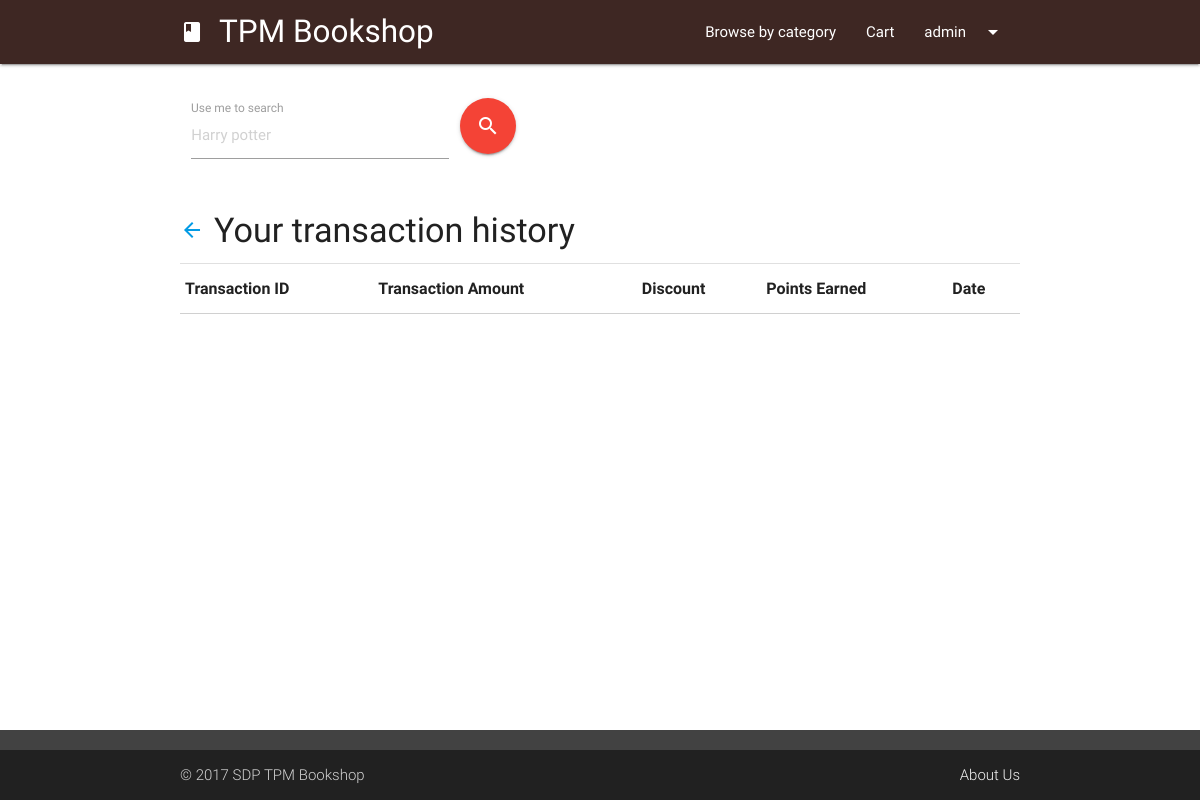
The page /transaction-more.php (signed in) on the database as committed earlier.
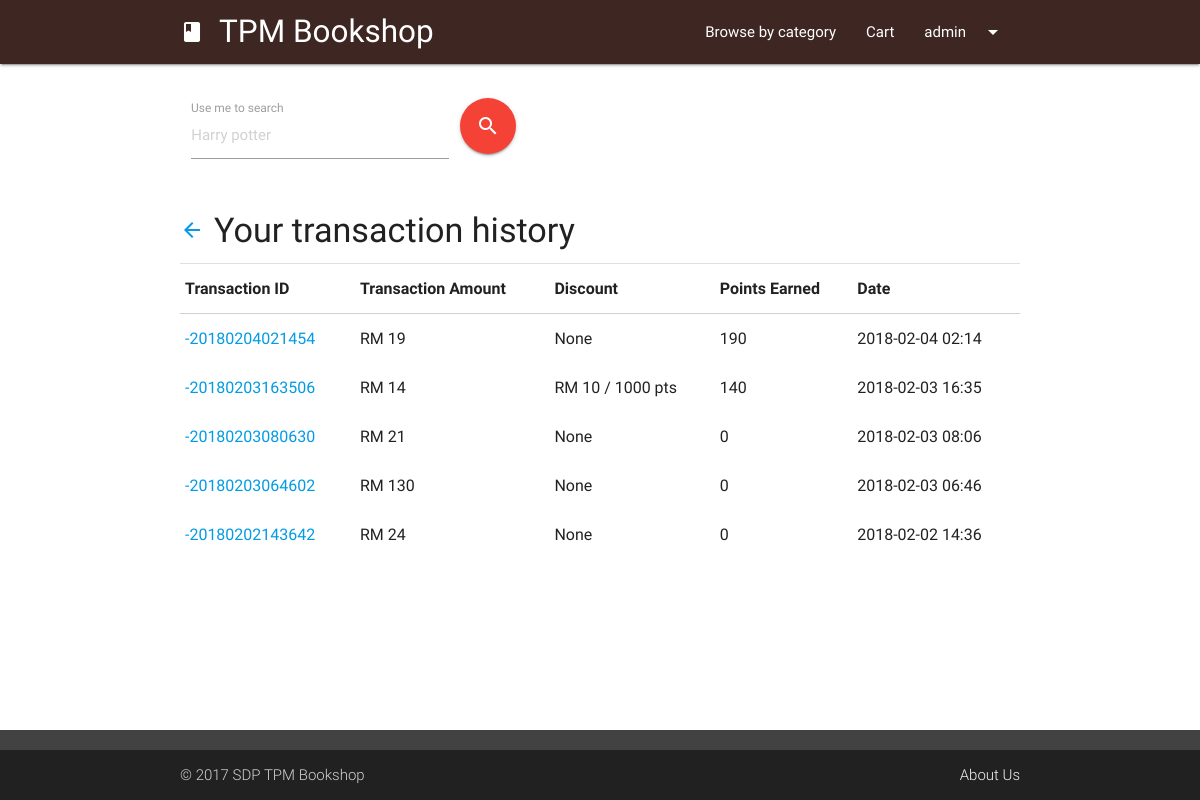
The same page on the database as committed later.
### tables this page shows
CREATE TABLE `transaction` (
  `transactionID` varchar(255) NOT NULL,
  `transactionUser` varchar(255) NOT NULL,
  `transactionTotal` int(255) NOT NULL,
  `transactionPoint` int(11) NOT NULL,
  `transactionDiscount` int(5) NOT NULL DEFAULT '0',
  `transactionCard` int(11) NOT NULL,
  `transactionDate` varchar(50) NOT NULL
);

### transaction-more.php (the view, shortened to what this page needs)
<?php session_start();
include "php/connect.php";
$currentUser = $_SESSION['tpmb-user'];
?>
<head>
	<link type="text/css" rel="stylesheet" href="css/materialize.min.css" media="screen,projection" />
	<link type="text/css" rel="stylesheet" href="css/tpmb.css" media="screen,projection" />
</head>
<body>
<?php
  include "ui/header.php";?>
  <main class="container">
    <div class="row margintop4">
			<?php include "ui/searchUI.php"; ?>
    </div>
    <h4 class="left-align col s12 m6 offset-m3 margintop4"><a role="button" onclick="history.go(-1);" style="cursor: pointer;">
			<i class="material-icons" style="margin-right:10px;">arrow_back</i></a>Your transaction history</h4>
    <div class="divider"></div>
		<table class="highlight responsive-table">
      <thead>
        <tr><th>Transaction ID</th><th>Transaction Amount</th><th>Discount</th><th>Points Earned</th><th>Date</th></tr>
      </thead>
      <tbody>
		<?php
    $userTransactionArray=mysqli_query($conn,"SELECT * FROM transaction WHERE transactionUser = '$currentUser' ORDER BY transactionDate DESC");
		while($userTransaction = mysqli_fetch_array($userTransactionArray)){
			$ti = strstr($userTransaction['transactionID'],'-2'); ?>
			<tr>
				<td><a target="_blank" href="transaction-slip.php?transID=<?php echo $ti; ?>"><?php echo $ti; ?></a></td>
				<td>RM <?php echo $userTransaction['transactionTotal']; ?></td>
				<td><?php if($userTransaction['transactionDiscount'] == 0){ echo "None"; } else {
				echo "RM " . $userTransaction['transactionDiscount'] . " / " . $userTransaction['transactionDiscount']*100 . " pts";} ?>
				</td>
				<td><?php echo $userTransaction['transactionPoint']; ?></td>
				<td><?php echo $userTransaction['transactionDate']; ?></td>
			</tr>
      <?php } ?>
      </tbody>
    </table>
  </main>
</body>

Rows that differ between the two databases and show on the page:
added transaction: transactionID "-20180204021454", transactionTotal "19", transactionDiscount "None", transactionPoint "190", transactionDate "2018-02-04 02:14"
added transaction: transactionID "-20180203163506", transactionTotal "14", transactionDiscount "10", $userTransaction['transactionDiscount']*100 "1000", transactionPoint "140", transactionDate "2018-02-03 16:35"
added transaction: transactionID "-20180203080630", transactionTotal "21", transactionDiscount "None", transactionPoint "0", transactionDate "2018-02-03 08:06"
added transaction: transactionID "-20180203064602", transactionTotal "130", transactionDiscount "None", transactionPoint "0", transactionDate "2018-02-03 06:46"
added transaction: transactionID "-20180202143642", transactionTotal "24", transactionDiscount "None", transactionPoint "0", transactionDate "2018-02-02 14:36"
